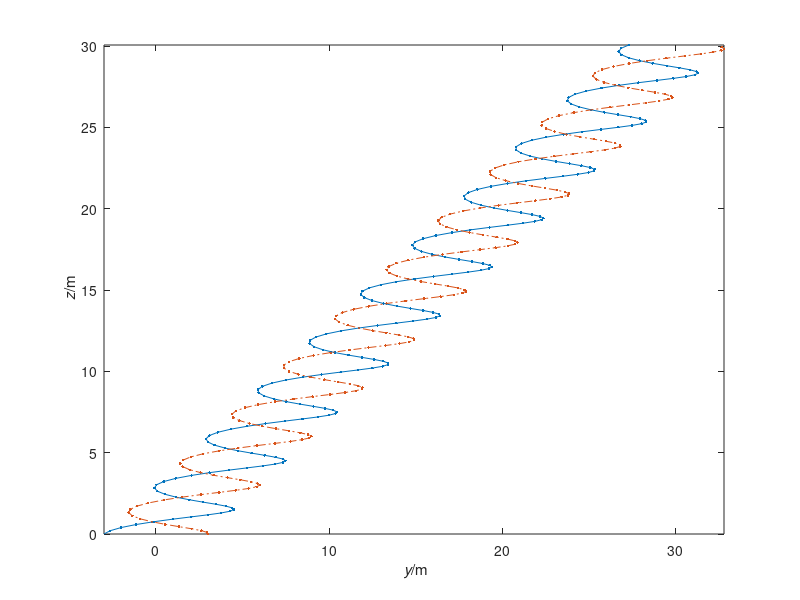
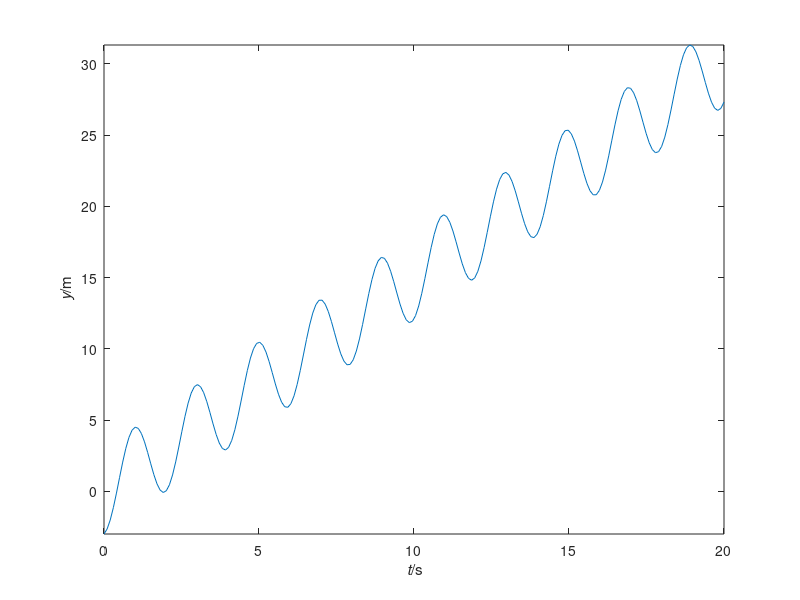
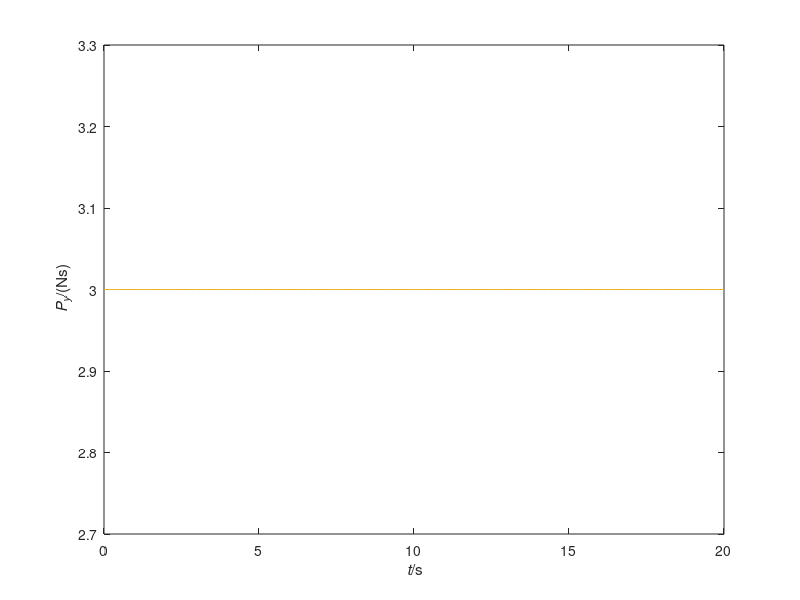
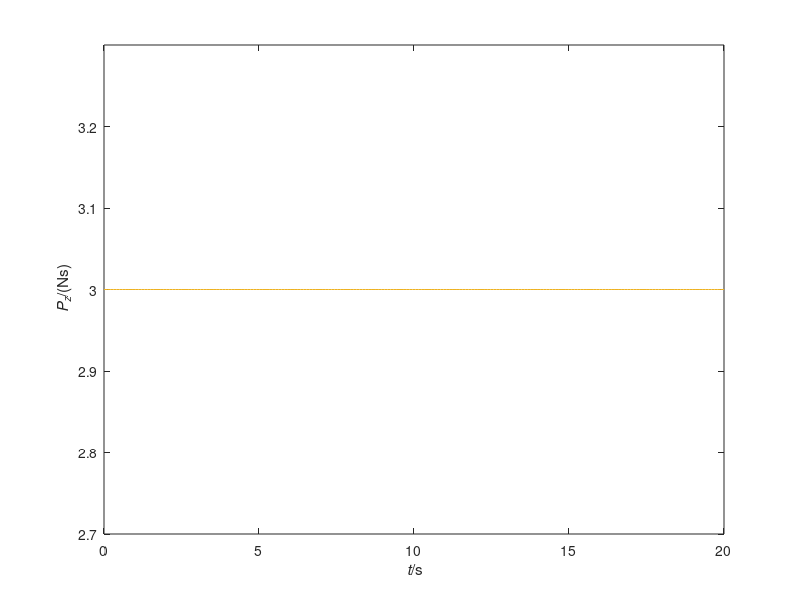

Write the MATLAB code that produced these figures, in order.
%% SI units used throughout
%% Simulation of two bodies connected by Hookean spring in 2D
%% Coordinates (y,z)
ma = 1; % mass of object a
mb = 1; % mass of object b
ya0 = -3; za0 = 0; % initial position of object a
yb0 = 3; zb0 = 0; % initial position of object a
vya0 = 2; vza0 = 2; % initial velocity of object a
vyb0 = 1; vzb0 = 1; % initial velocity of object b
Gya = 0; Gza = 0; % gravity supply on object a
Gyb = 0; Gzb = 0; % gravity supply on object b
k = 5; % spring constant
ln = 5; % natural length of rubber band
t0 = 0; % initial time
t1 = 20; % final time
dt = 0.001; % time step %@
%% adjust final time if not multiple of timestep
t1 = t1 + mod(t1-t0,dt);
%% check if timestep and time interval are consistent
%% (we can integrate backward in time)
if (t1-t0)*dt <= 0
  error('time interval inconsistent with timestep');
end
%%
%% We save values of all quantities at some steps during the simulation,
%% in case we want to do some analysis or plotting afterwards.
%% Saving at all timesteps could be too costly in terms of memory
Nsaves = 200; % number of timepoints to save during the simulation
%% Calculate time interval for saving
dsave = (t1-t0)/(Nsaves-1);
if abs(dsave) < abs(dt)
  error('time interval between saves is smaller than timestep')
end
%% Initialize vectors to contain saved values
tSave = nan(Nsaves,1); % time
yaSave = nan(Nsaves,1); zaSave = nan(Nsaves,1);
ybSave = nan(Nsaves,1); zbSave = nan(Nsaves,1);
PyaSave = nan(Nsaves,1); PzaSave = nan(Nsaves,1);
PybSave = nan(Nsaves,1); PzbSave = nan(Nsaves,1);
%% Save initial values
i = 1; % index that keeps count of savepoints
tSave(1) = t0;
yaSave(1) = ya0; zaSave(1) = za0;
ybSave(1) = yb0; zbSave(1) = zb0;
PyaSave(1) = ma*vya0; PzaSave(1) = ma*vza0;
PybSave(1) = mb*vyb0; PzbSave(1) = mb*vzb0;
%% Initialize plot
cols = get(0, 'DefaultAxesColorOrder');
plot(yaSave(1), zaSave(1), '.', 'Color', cols(1,:)); axis('tight');
plot(ybSave(1), zbSave(1), '.', 'Color', cols(2,:)); axis('tight');
xlabel('{\it y}/m'); ylabel('{\it z}/m'); hold on; %@
%%
%% Numerical time integration
%% Initialize
t = t0;
ya = ya0; za = za0;
yb = yb0; zb = zb0;
vya = vya0; vza = vza0;
vyb = vyb0; vzb = vzb0;
Pya = ma*vya0; Pza = ma*vza0;
Pyb = mb*vyb0; Pzb = mb*vzb0;
%% loop
while sign(dt)*t < sign(dt)*t1 % this check allows for backward time integration
  %% update time
  t = t + dt;
  %% Calculate force by spring with Hooke's law
  Fyab = -k*(ya-yb);
  Fzab = -k*(za-zb);
  %% update momentum
  Fyba = -Fyab;
  Fzba = -Fzab;
  Pya = Pya + (Fyab + Gya)*dt;
  Pza = Pza + (Fzab + Gza)*dt;
  Pyb = Pyb + (Fyba + Gyb)*dt;
  Pzb = Pzb + (Fzba + Gzb)*dt;
  %% update velocity
  vya = Pya/ma;
  vza = Pza/ma;
  vyb = Pyb/mb;
  vzb = Pzb/mb;
  %% update position
  ya = ya + vya*dt;
  za = za + vza*dt;
  yb = yb + vyb*dt;
  zb = zb + vzb*dt; %@
  %% Check whether we save & plot at this step
  if min(abs([0 dsave] - mod(t-t0, dsave))) <= abs(dt)/2
    i = i+1;
    tSave(i) = t;
    yaSave(i) = ya; zaSave(i) = za;
    ybSave(i) = yb; zbSave(i) = zb;
    PyaSave(i) = Pya; PzaSave(i) = Pza;
    PybSave(i) = Pyb; PzbSave(i) = Pzb;
    plot(ya, za,'.','Color',cols(1,:));
    plot(yb, zb,'.','Color',cols(2,:));
    pause(0.001);
  end %@
end %@
%% Plot trajectory
plot(yaSave,zaSave,'-','Color',cols(1,:));
plot(ybSave,zbSave,'-.','Color',cols(2,:));
%% Plot ya vs t
figure();
plot(tSave,yaSave,'-','Color',cols(1,:));
axis('tight'); xlabel('{\it t}/s'); ylabel('{\it y}/m');
%% Plot total y-momentum vs t
figure();
plot(tSave,PyaSave+PybSave,'-','Color',cols(3,:));
axis('tight'); xlabel('{\it t}/s'); ylabel('{\it P_y}/(Ns)');
%% Plot total z-momentum vs t
figure();
plot(tSave,PzaSave+PzbSave,'-','Color',cols(3,:));
axis('tight'); xlabel('{\it t}/s'); ylabel('{\it P_z}/(Ns)'); %@
